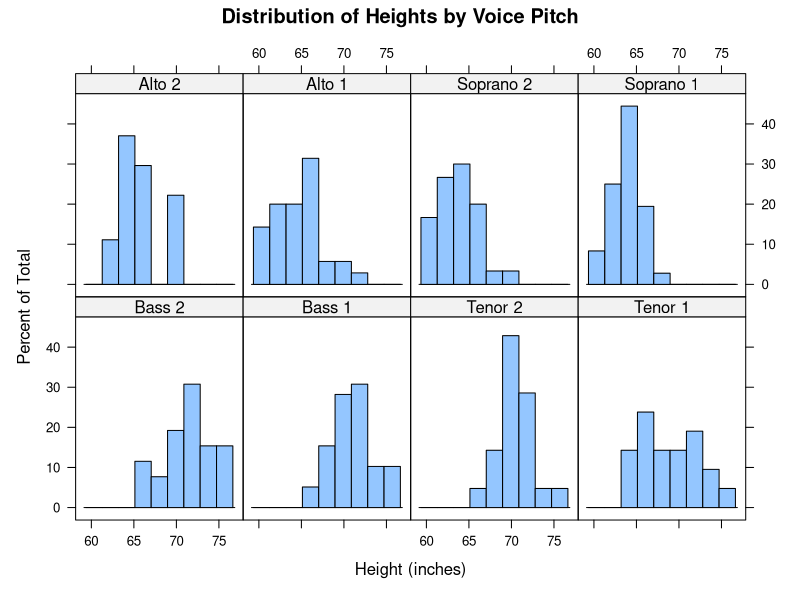
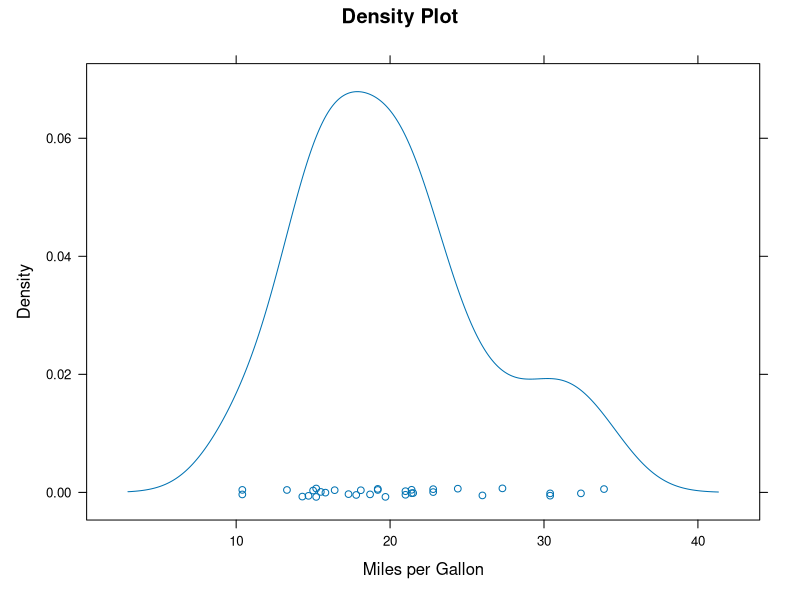
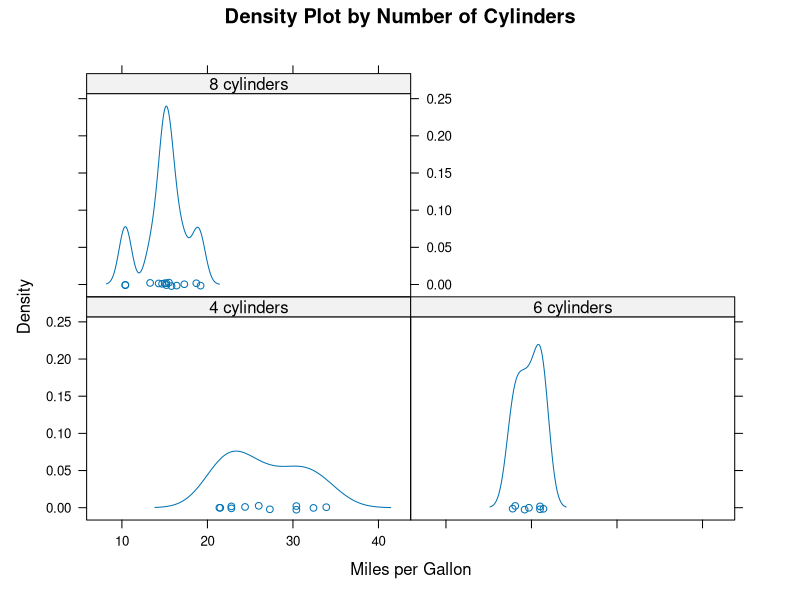
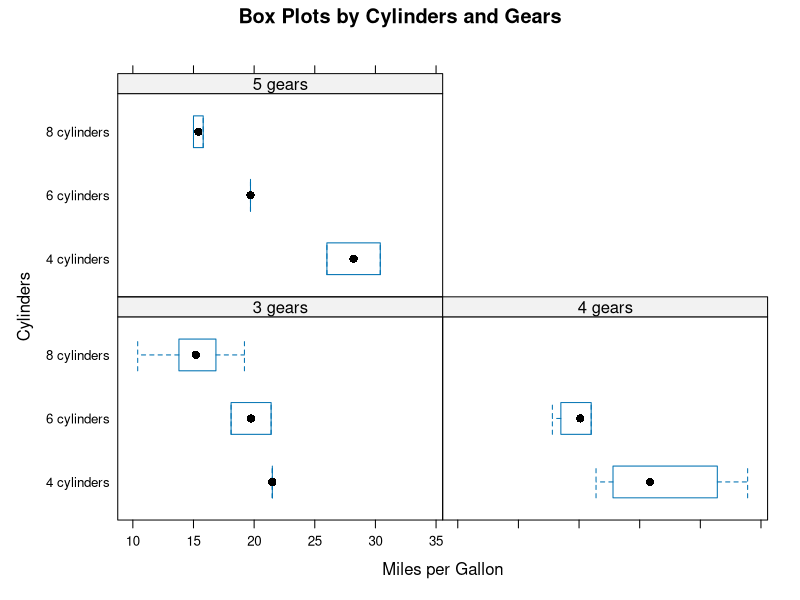
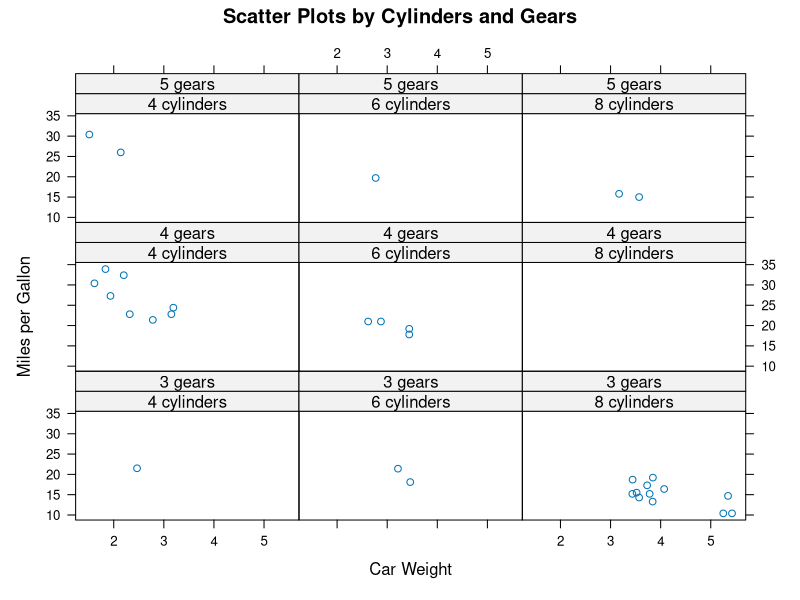
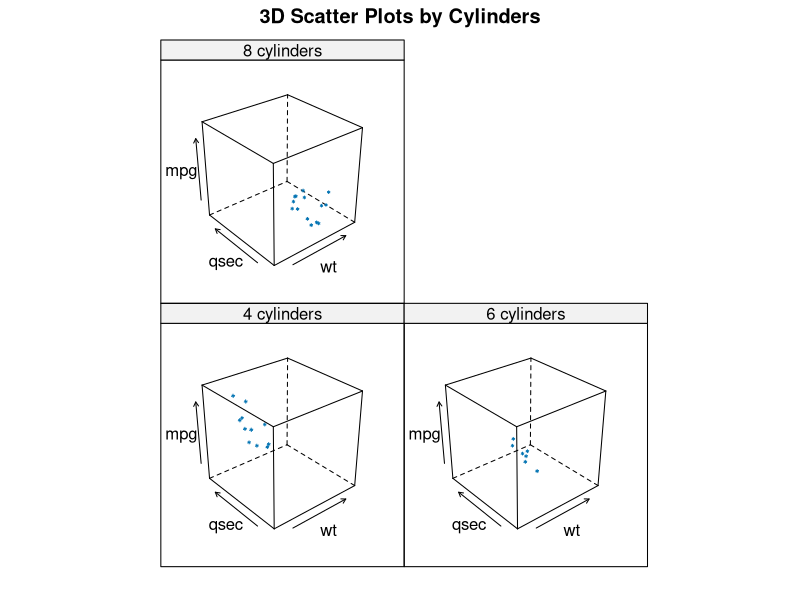
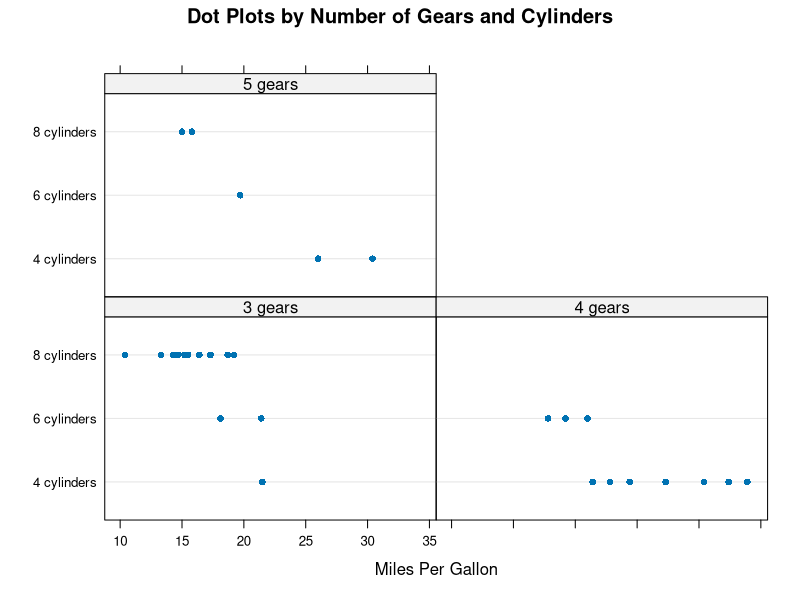
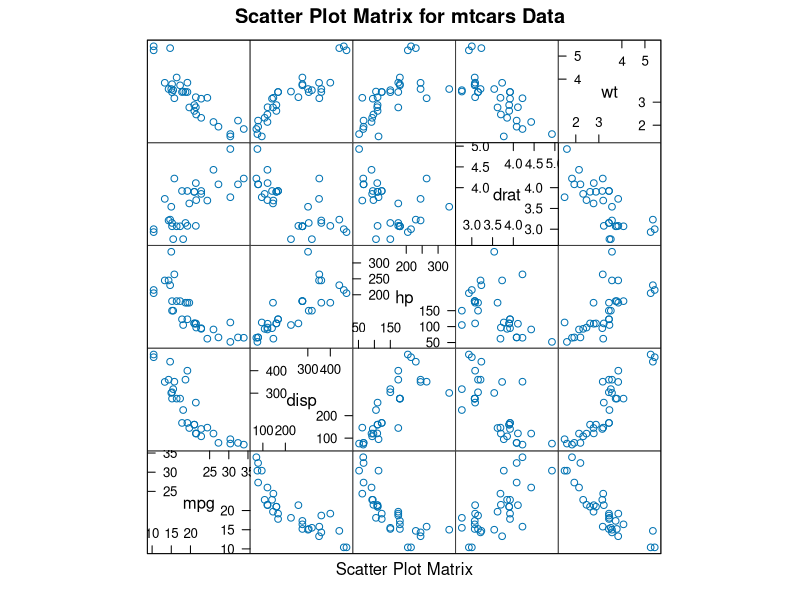

The R source for these figures, in order:
#----------------------------------------------------------#
# R in Action (2nd ed): Chapter 19                         #
# Advanced graphics with ggplot2                           #
# requires packages ggplot2, RColorBrewer, gridExtra,      #
#   and car (for datasets)                                 #
 install.packages(c("ggplot2", "gridExtra",                
      "RColorBrewer", "car"))                             
#----------------------------------------------------------#

par(ask=TRUE)

# chapter 23 in the second edition.

# the lattice package
library(lattice)
histogram(~height | voice.part, data = singer, 
          main = "Distribution of Heights by Voice Pitch", 
          xlab = "Height (inches)")

# Listing 16.1 - Lattice plot examples

library(lattice)
attach(mtcars)

gear <- factor(gear, levels = c(3, 4, 5), 
               labels = c("3 gears", "4 gears", "5 gears"))

cyl <- factor(cyl, levels = c(4, 6, 8), 
              labels = c("4 cylinders", "6 cylinders", "8 cylinders"))

densityplot(~mpg, 
            main = "Density Plot", xlab = "Miles per Gallon")

densityplot(~mpg | cyl, 
            main = "Density Plot by Number of Cylinders", 
            xlab = "Miles per Gallon")

bwplot(cyl ~ mpg | gear, 
       main = "Box Plots by Cylinders and Gears", 
       xlab = "Miles per Gallon", ylab = "Cylinders")

xyplot(mpg ~ wt | cyl * gear, 
       main = "Scatter Plots by Cylinders and Gears", 
       xlab = "Car Weight", ylab = "Miles per Gallon")

#??άɢ??ͼ
cloud(mpg ~ wt * qsec | cyl, 
      main = "3D Scatter Plots by Cylinders")

dotplot(cyl ~ mpg | gear, 
        main = "Dot Plots by Number of Gears and Cylinders", 
        xlab = "Miles Per Gallon")

#ɢ??ͼ????
splom(mtcars[c(1, 3, 4, 5, 6)], 
      main = "Scatter Plot Matrix for mtcars Data")

detach(mtcars)

# conditioning on a continuous variable
displacement <- equal.count(mtcars$disp, number = 3, 
                            overlap = 0)
xyplot(mpg ~ wt | displacement, data = mtcars, 
       main = "Miles per Gallon vs. Weight by Engine Displacement", 
       xlab = "Weight", ylab = "Mile per Gallon", 
       layout = c(3, 1), aspect = 1.5)

# Listing 16.2 - xyplot with custom panel functions

displacement <- equal.count(mtcars$disp, number = 3, 
                            overlap = 0)

mypanel <- function(x, y) {
  panel.xyplot(x, y, pch = 19)
  panel.rug(x, y)
  panel.grid(h = -1, v = -1)
  panel.lmline(x, y, col = "red", lwd = 1, lty = 2)
}

xyplot(mpg ~ wt | displacement, data = mtcars, 
       layout = c(3, 1), aspect = 1.5, 
       main = "Miles per Gallon vs. Weight by Engine Displacement", 
       xlab = "Weight", ylab = "Mile per Gallon", panel = mypanel)

# Listing 16.3 -  xyplot with custom panel functions and additional options

library(lattice)
mtcars$transmission <- factor(mtcars$am, 
                              levels = c(0, 1), labels = c("Automatic", "Manual"))

panel.smoother <- function(x, y) {
  panel.grid(h = -1, v = -1)
  panel.xyplot(x, y)
  panel.loess(x, y)
  panel.abline(h = mean(y), lwd = 2, lty = 2, col = "green")
}

xyplot(mpg ~ disp | transmission, data = mtcars, scales = list(cex = 0.8, 
                                                               col = "red"), 
       panel = panel.smoother, xlab = "Displacement", 
       ylab = "Miles per Gallon", 
       main = "MGP vs Displacement by Transmission Type", 
       sub = "Dotted lines are Group Means", aspect = 1)

# grouping variables
library(lattice)
mtcars$transmission <- factor(mtcars$am, levels = c(0, 1), 
                              labels = c("Automatic", "Manual"))
densityplot(~mpg, data = mtcars, 
            group = transmission, 
            main = "MPG Distribution by Transmission Type", 
            xlab = "Miles per Gallon", 
            auto.key = TRUE)

densityplot(~mpg, data = mtcars, 
            group = transmission, 
            main = "MPG Distribution by Transmission Type", 
            xlab = "Miles per Gallon", 
            auto.key = list(space="right",
                            columns=1,title="Transmission"))

# Listing 16.4 - kernel density plot with a group variable and customized legend

library(lattice)
mtcars$transmission <- factor(mtcars$am, levels = c(0, 1), 
                              labels = c("Automatic", "Manual"))

colors <-  c("red", "blue")
lines <-  c(1, 2)
points <-  c(16, 17)

key.trans <- list(title = "Trasmission", 
                  space = "bottom", columns = 2, 
                  text = list(levels(mtcars$transmission)), 
                  points = list(pch = points, col = colors), 
                  lines = list(col = colors, lty = lines), 
                  cex.title = 1, cex = 0.9)

densityplot(~mpg, data = mtcars, 
            group = transmission, 
            main = "MPG Distribution by Transmission Type", 
            xlab = "Miles per Gallon", 
            pch = points, lty = lines, col = colors, 
            lwd = 2, jitter = 0.005, 
            key = key.trans)

# Listing 16.5 -  xyplot with group and conditioning variables and customized legend

library(lattice)
colors <- "darkgreen"
symbols <- c(1:12)
linetype <- c(1:3)

key.species <- list(title = "Plant", 
                    space = "right", 
                    text = list(levels(CO2$Plant)), 
                    points = list(pch = symbols, col = colors))

xyplot(uptake ~ conc | Type * Treatment, data = CO2, 
       group = Plant, 
       type = "b", 
       pch = symbols, col = colors, lty = linetype, 
       main = "Carbon Dioxide Uptake\nin Grass Plants", 
       ylab = expression(paste("Uptake ", 
                               bgroup("(", italic(frac("umol", "m"^2)), ")"))), 
       xlab = expression(paste("Concentration ", 
                               bgroup("(", italic(frac(mL, L)), ")"))), 
       sub = "Grass Species: Echinochloa crus-galli", 
       key = key.species)

# graphical parameters
show.settings()
mysettings <- trellis.par.get()
mysettings$superpose.symbol
mysettings$superpose.symbol$pch <- c(1:10)
trellis.par.set(mysettings)
show.settings()

# 自定义图形条带

library(lattice)
histogram(~height | voice.part, data = singer,
          strip = strip.custom(bg="lightgrey",
                               par.strip.text=list(col="black", cex=.8, font=3)),
          main="Distribution of Heights by Voice Pitch",
          xlab="Height (inches)")

# page arrangement
library(lattice)
graph1 <- histogram(~height | voice.part, data = singer, 
                    main = "Heights of Choral Singers by Voice Part")
graph2 <- densityplot(~height, data = singer, group = voice.part, 
                      plot.points = FALSE, auto.key = list(columns = 4))
plot(graph1, split = c(1, 1, 1, 2))
plot(graph2, split = c(1, 2, 1, 2), newpage = FALSE)

library(lattice)
graph1 <- histogram(~height | voice.part, data = singer, 
                    main = "Heights of Choral Singers by Voice Part")
graph2 <- densityplot(~height, data = singer, group = voice.part, 
                      plot.points = FALSE, auto.key = list(columns = 4))
plot(graph1, position = c(0, 0.3, 1, 1))
plot(graph2, position = c(0, 0, 1, 0.3), newpage = FALSE)

##Reference：Sarkar（2008）Lattice: Multivariate Data Visualization with R
##################################ggplot2########################

# Basic scatterplot
library(ggplot2)
ggplot(data=mtcars, aes(x=wt, y=mpg)) +
  geom_point() +
  labs(title="Automobile Data", x="Weight", y="Miles Per Gallon")


# Scatter plot with additional options
library(ggplot2)
ggplot(data=mtcars, aes(x=wt, y=mpg)) +
  geom_point(pch=17, color="blue", size=2) +
  geom_smooth(method="lm", color="red", linetype=2) +
  labs(title="Automobile Data", x="Weight", y="Miles Per Gallon")


# Scatter plot with faceting and grouping
data(mtcars)
mtcars$am <- factor(mtcars$am, levels=c(0,1),
                    labels=c("Automatic", "Manual"))
mtcars$vs <- factor(mtcars$vs, levels=c(0,1),
                    labels=c("V-Engine", "Straight Engine"))
mtcars$cyl <- factor(mtcars$cyl)


library(ggplot2)
ggplot(data=mtcars, aes(x=hp, y=mpg,
                        shape=cyl, color=cyl)) +
  geom_point(size=3) +
  facet_grid(am~vs) +
  labs(title="Automobile Data by Engine Type",
       x="Horsepower", y="Miles Per Gallon")

# Using geoms
data(singer, package="lattice")
ggplot(singer, aes(x=height)) + geom_histogram()

ggplot(singer, aes(x=voice.part, y=height)) + geom_boxplot()

data(Salaries, package="carData")

library(ggplot2)
ggplot(Salaries, aes(x=rank, y=salary)) +
  geom_boxplot(fill="cornflowerblue",
               color="black", notch=TRUE)+
  geom_point(position="jitter", color="blue", alpha=.5)+
  geom_rug(sides="l", color="black")


#combination

library(ggplot2)
data(singer, package="lattice")
ggplot(singer, aes(x=voice.part, y=height)) +
  geom_violin(fill="lightblue") +
  geom_boxplot(fill="lightgreen", width=.2)


## Grouping
data(Salaries, package="carData")
library(ggplot2)
ggplot(data=Salaries, aes(x=salary, fill=rank)) +
  geom_density(alpha=.8)

ggplot(Salaries, aes(x=yrs.since.phd, y=salary, color=rank,
                     shape=sex)) + geom_point()

ggplot(Salaries, aes(x=rank, fill=sex)) +
  geom_bar(position="stack") + labs(title='position="stack"')

ggplot(Salaries, aes(x=rank, fill=sex)) +
  geom_bar(position="dodge") + labs(title='position="dodge"')

ggplot(Salaries, aes(x=rank, fill=sex)) +
  geom_bar(position="fill") + labs(title='position="fill"')


# Placing options
ggplot(Salaries, aes(x=rank, fill=sex))+ geom_bar()

ggplot(Salaries, aes(x=rank)) + geom_bar(fill="red")

ggplot(Salaries, aes(x=rank, fill="red")) + geom_bar()


# Faceting
data(singer, package="lattice")
library(ggplot2)
ggplot(data=singer, aes(x=height)) +
  geom_histogram() +
  facet_wrap(~voice.part, nrow=4)

library(ggplot2)
ggplot(Salaries, aes(x=yrs.since.phd, y=salary, color=rank,
                     shape=rank)) + geom_point() + facet_grid(.~sex)

ggplot(Salaries, aes(x=yrs.since.phd, y=salary))+
  geom_smooth() + geom_point() + facet_grid(rank~sex)


data(singer, package="lattice")
library(ggplot2)
ggplot(data=singer, aes(x=height, fill=voice.part)) +
  geom_density() +
  facet_grid(voice.part~.)


# Adding smoothed lines
data(Salaries, package="carData")
library(ggplot2)
ggplot(data=Salaries, aes(x=yrs.since.phd, y=salary)) +
  geom_smooth() + geom_point()

ggplot(data=Salaries, aes(x=yrs.since.phd, y=salary,
                          linetype=sex, shape=sex, color=sex)) +
  geom_smooth(method=lm, formula=y~poly(x,2),
              se=FALSE, size=1) +
  geom_point(size=2)


# Modifying axes
data(Salaries,package="car")
library(ggplot2)
ggplot(data=Salaries, aes(x=rank, y=salary, fill=sex)) +
  geom_boxplot() +
  scale_x_discrete(breaks=c("AsstProf", "AssocProf", "Prof"),
                   labels=c("Assistant\nProfessor",
                            "Associate\nProfessor",
                            "Full\nProfessor")) +
  scale_y_continuous(breaks=c(50000, 100000, 150000, 200000),
                     labels=c("$50K", "$100K", "$150K", "$200K")) +
  labs(title="Faculty Salary by Rank and Sex", x="", y="")


# Legends
data(Salaries,package="car")
library(ggplot2)
ggplot(data=Salaries, aes(x=rank, y=salary, fill=sex)) +
  geom_boxplot() +
  scale_x_discrete(breaks=c("AsstProf", "AssocProf", "Prof"),
                   labels=c("Assistant\nProfessor",
                            "Associate\nProfessor",
                            "Full\nProfessor")) +
  scale_y_continuous(breaks=c(50000, 100000, 150000, 200000),
                     labels=c("$50K", "$100K", "$150K", "$200K")) +
  labs(title="Faculty Salary by Rank and Gender",
       x="", y="", fill="Gender") +
  theme(legend.position=c(.1,.8))


# Scales
ggplot(mtcars, aes(x=wt, y=mpg, size=disp)) +
  geom_point(shape=21, color="black", fill="cornsilk") +
  labs(x="Weight", y="Miles Per Gallon",
       title="Bubble Chart", size="Engine\nDisplacement")

data(Salaries, package="carData")
ggplot(data=Salaries, aes(x=yrs.since.phd, y=salary, color=rank)) +
  scale_color_manual(values=c("orange", "olivedrab", "navy")) +
  geom_point(size=2)

ggplot(data=Salaries, aes(x=yrs.since.phd, y=salary, color=rank)) +
  scale_color_brewer(palette="Set1") + geom_point(size=2)

library(RColorBrewer)
display.brewer.all()


# Themes
data(Salaries, package="car")
library(ggplot2)
mytheme <- theme(plot.title=element_text(face="bold.italic",
                                         size="14", color="brown"),
                 axis.title=element_text(face="bold.italic",
                                         size=10, color="brown"),
                 axis.text=element_text(face="bold", size=9,
                                        color="darkblue"),
                 panel.background=element_rect(fill="white",
                                               color="darkblue"),
                 panel.grid.major.y=element_line(color="grey",
                                                 linetype=1),
                 panel.grid.minor.y=element_line(color="grey",
                                                 linetype=2),
                 panel.grid.minor.x=element_blank(),
                 legend.position="top")

ggplot(Salaries, aes(x=rank, y=salary, fill=sex)) +
  geom_boxplot() +
  labs(title="Salary by Rank and Sex", 
       x="Rank", y="Salary") +
  mytheme


# Multiple graphs per page
data(Salaries, package="carData")
library(ggplot2)
p1 <- ggplot(data=Salaries, aes(x=rank)) + geom_bar()
p2 <- ggplot(data=Salaries, aes(x=sex)) + geom_bar()
p3 <- ggplot(data=Salaries, aes(x=yrs.since.phd, y=salary)) + geom_point()

library(gridExtra)
grid.arrange(p1, p2, p3, ncol=3)


# Saving graphs
ggplot(data=mtcars, aes(x=mpg)) + geom_histogram()
ggsave(file="mygraph.pdf")
